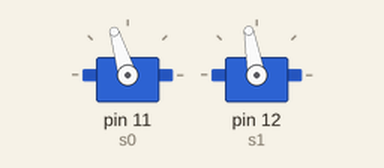
Simulated run of this sketch. Board: Arduino Uno, built with avr-gcc and run on an emulated ATmega328P. Parts: 2 × servo. What the sketch prints to the serial monitor is not drawn.

Above: at 0.4 s.
At 1.2 s:
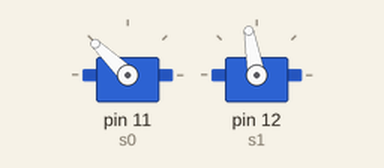
Timing chart, 0 to 2.7 s (numbered marks = the images above):
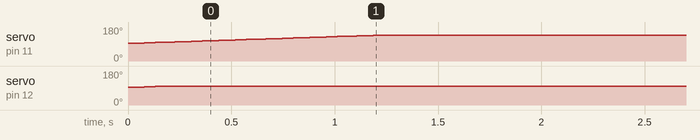

Measured:
- by itself, servo on pin 11 (s0): moves from 93° to 136° over 1.2 s
- by itself, servo on pin 12 (s1): 93° → 100° at 0.03 s

The sketch:

_2smoothserial.ino
```cpp
#include <Servo.h>
#include <math.h>

const int p0 = 0,p1=1;
Servo s0,s1;
String readstring="";
char c;
String rx, ry;
int x=100, y=100;
int i=0;
int j=0;
double q1=0,q2=0;
double b=0, bsq=0;
double a1=0, a2=0, dega1=0,dega2=0;
double olda1=0,olda2=0;
double oldmu1=1500,oldmu2=1500,mu1=1499,mu2=1499;
double bicep = 81, forearm=81;
double bicepsq = pow(bicep,2), forearmsq = pow(forearm,2);
double mumax = 2400, mumin = 1000;

void setup()
{
  Serial.begin(115200);
  pinMode(p0, INPUT);
  pinMode(p1, INPUT);
  s0.attach(11);  //arm
  s1.attach(12);  //forearm
  Serial.println("Enter the x and y values serpated by a space: ");

}

void loop()
{
  getxandy();
  invkin();
  doservo();
  delay(500);
  //printlife();

}
void doservo()
{
  printlife();
  double freq=5;
  //oldmu1=mu1,oldmu2=mu2;
  if(mu1<=mumax && mu1>=mumin && mu2<=mumax && mu2>=mumin)
  {
    while((int)oldmu1/10!=(int)mu1/10 || (int)oldmu2/10!=(int)mu2/10)
    {
     if((int)oldmu1<(int)mu1)
      {
        oldmu1+=freq;
        s1.writeMicroseconds(oldmu1);
      }
      else if((int)oldmu1>(int)mu1)
      {
        oldmu1-=freq;
       s1.writeMicroseconds(oldmu1);  //i switched s1 and s0
      }
      if((int)oldmu2<(int)mu2)
      {
        oldmu2+=freq;
        s0.writeMicroseconds(oldmu2);
      }
      else if((int)oldmu2>(int)mu2)
      {
        oldmu2-=freq;
        s0.writeMicroseconds(oldmu2);
      }
      Serial.print("not equal");
      printlife();
      //delayMicroseconds(2);
    }
  }
  else
    Serial.print("  ***out of range***  ");
}
void invkin()
{
    b = sqrt(pow(x,2)+pow(y,2));
    bsq = pow(x,2)+pow(y,2);
    q1 = atan2(y,x);
    q2 = acos((bsq+bicepsq-forearmsq)/(2*forearm*b));
    a1 = (q1+q2);
    a2 = acos((bicepsq+forearmsq-bsq)/(2*forearm*bicep));
    mu1 = a1*(mumax-mumin)/PI +mumin;
    mu2 = a2*(mumax-mumin)/PI +mumin;
    dega1 = a1*180/PI;
    dega2 = a2*180/PI;
}
void getxandy()
{
  while (Serial.available())
  {
    c = Serial.read();  //gets one byte from serial buffer
    readstring+=c;
    delayMicroseconds(2000);  //slow looping to allow buffer to fill
  }
  if(readstring!="");
  {
    while(readstring!=""&&readstring.charAt(i)!=' ')
    {
      rx+=readstring.charAt(i);
      i++;
    }
    while(readstring!=""&&i<readstring.length())
    {
      ry+=readstring.charAt(i+1);
      i++;
    }
    if(i==readstring.length()&&i!=0)
    {
     i=0;
     readstring="";
     y=rx.toDouble();
     x=ry.toDouble();
    }
    readstring=""; rx="";ry="";
  }
}
void printlife()
{
     Serial.print("(");
     Serial.print(y);
     Serial.print(", ");
     Serial.print(x);
     Serial.print(")  oldmu1: ");
     Serial.print(oldmu1);
     Serial.print(",  oldmu2: ");
     Serial.print(oldmu2);
     /*Serial.print("     a1: ");
     Serial.print(a1/PI);
     Serial.print(",  a2: ");
     Serial.print(a2/PI);*/
     Serial.print("     mu1: ");
     Serial.print(mu1);
     Serial.print(",  mu2: ");
     Serial.print(mu2);
     Serial.print("   hypot: ");
     Serial.print(b);
     Serial.print("     a1: ");
     Serial.print(dega1);
     Serial.print(",  a2: ");
     Serial.print(dega2);
     Serial.print("     q1: ");
     Serial.print(q1*180/PI);
     Serial.print(",  q2: ");
     Serial.println(q2*180/PI);
}
```
